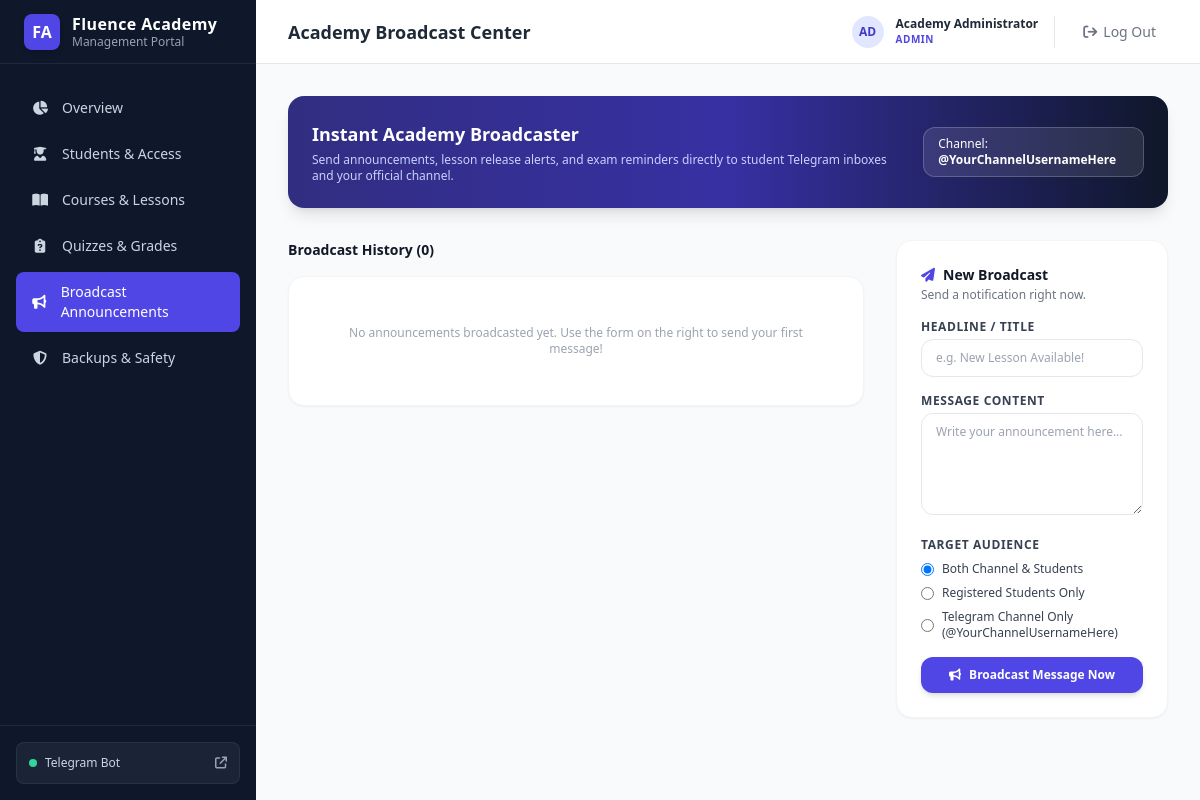
Page /announcements (signed in) on the committed database.
### app/database/models.py (models this page shows)
class User(Base):
    __tablename__ = "users"
    id = Column(Integer, primary_key=True, index=True)
    telegram_id = Column(BigInteger, unique=True, index=True, nullable=True)
    username = Column(String(100), nullable=True)
    full_name = Column(String(150), nullable=False)
    hashed_password = Column(String(255), nullable=True)  # For Admin/Teacher web login
    role = Column(String(50), default="student", nullable=False)  # 'admin', 'teacher', 'student'
    is_active = Column(Boolean, default=True, nullable=False)
    created_at = Column(DateTime(timezone=True), default=utc_now, nullable=False)
    subscriptions = relationship("Subscription", back_populates="user", cascade="all, delete-orphan")
    enrollments = relationship("Enrollment", back_populates="student", cascade="all, delete-orphan")
    progress = relationship("StudentProgress", back_populates="student", cascade="all, delete-orphan")
    quiz_attempts = relationship("QuizAttempt", back_populates="student", cascade="all, delete-orphan")
    grades = relationship("Grade", back_populates="student", cascade="all, delete-orphan")

### app/dashboard/admin_app.py (the view)
@admin_app.get("/announcements", response_class=HTMLResponse)
async def announcements_page(request: Request, user: User = Depends(require_admin_or_teacher)):
    async with AsyncSessionLocal() as session:
        ann_q = select(Announcement).order_by(desc(Announcement.sent_at))
        announcements = (await session.execute(ann_q)).scalars().all()
    return templates.TemplateResponse(request=request, name="announcements.html", context={
        "user": user,
        "active_page": "announcements",
        "announcements": announcements,
        "channel": settings.REQUIRED_TELEGRAM_CHANNEL or "@FluenceEnglish",
        "message": None
    })

### app/dashboard/templates/announcements.html (shortened to what this page needs)
{% extends "base.html" %}
{% block header_title %}Academy Broadcast Center{% endblock %}
{% block content %}
<div class="space-y-8 max-w-7xl mx-auto">
    <div class="bg-gradient-to-r from-indigo-900 via-indigo-800 to-slate-900 rounded-2xl p-6 text-white shadow-lg flex flex-col sm:flex-row items-start sm:items-center justify-between gap-4">
        <div>
            <h3 class="text-lg font-bold">Instant Academy Broadcaster</h3>
            <p class="text-xs text-indigo-200 mt-1">Send announcements, lesson release alerts, and exam reminders directly to student Telegram inboxes and your official channel.</p>
        </div>
        <div class="text-xs bg-white/10 border border-white/20 px-3.5 py-2 rounded-xl text-white">
            Channel: <b>{{ channel }}</b>
        </div>
    </div>
    <div class="grid grid-cols-1 lg:grid-cols-3 gap-8">
        <div class="lg:col-span-2 space-y-4">
            <h4 class="text-sm font-bold text-gray-900">Broadcast History ({{ announcements|length }})</h4>
            <div class="bg-white rounded-2xl border border-gray-100 shadow-sm overflow-hidden">
                <div class="divide-y divide-gray-100">
                    {% for a in announcements %}
                    <div class="p-6 hover:bg-gray-50/50 transition space-y-2">
                        <div class="flex items-center justify-between">
                            <h5 class="text-sm font-bold text-gray-900 flex items-center gap-2">
                                <i class="fa-solid fa-bullhorn text-indigo-600 text-xs"></i>
                                <span>{{ a.title }}</span>
                            </h5>
                            <span class="text-gray-400 text-xs">{{ a.sent_at.strftime('%Y-%m-%d %H:%M') }}</span>
                        </div>
                        <p class="text-xs text-gray-600 bg-gray-50 p-3 rounded-xl border border-gray-100 whitespace-pre-line">
                            {{ a.message_text }}
                        </p>
                    </div>
                    {% else %}
                    <div class="p-12 text-center text-gray-400 text-xs">
                        No announcements broadcasted yet. Use the form on the right to send your first message!
                    </div>
                    {% endfor %}
                </div>
            </div>
        </div>
        <div class="bg-white rounded-2xl border border-gray-100 shadow-sm p-6 self-start space-y-4">
            <div>
                <h4 class="text-sm font-bold text-gray-900 flex items-center gap-2">
                    <i class="fa-solid fa-paper-plane text-indigo-600"></i>
                    <span>New Broadcast</span>
                </h4>
                <p class="text-xs text-gray-500 mt-0.5">Send a notification right now.</p>
            </div>
            <form action="/announcements/broadcast" method="POST" class="space-y-4">
                <div>
                    <label class="block text-xs font-semibold text-gray-700 uppercase tracking-wider mb-1">Headline / Title</label>
                    <input type="text" name="title" required placeholder="e.g. New Lesson Available!"
                        class="w-full px-3.5 py-2.5 rounded-xl border border-gray-200 text-xs focus:outline-none focus:border-indigo-600">
                </div>
                <div>
                    <label class="block text-xs font-semibold text-gray-700 uppercase tracking-wider mb-1">Message Content</label>
                    <textarea name="message_text" rows="5" required placeholder="Write your announcement here..."
                        class="w-full px-3.5 py-2.5 rounded-xl border border-gray-200 text-xs focus:outline-none focus:border-indigo-600"></textarea>
                </div>
                <div>
                    <label class="block text-xs font-semibold text-gray-700 uppercase tracking-wider mb-2">Target Audience</label>
                    <div class="space-y-2 text-xs">
                        <label class="flex items-center gap-2 text-gray-700">
                            <input type="radio" name="target" value="both" checked class="text-indigo-600 focus:ring-0">
                            <span>Both Channel & Students</span>
                        </label>
                        <label class="flex items-center gap-2 text-gray-700">
                            <input type="radio" name="target" value="students" class="text-indigo-600 focus:ring-0">
                            <span>Registered Students Only</span>
                        </label>
                        <label class="flex items-center gap-2 text-gray-700">
                            <input type="radio" name="target" value="channel" class="text-indigo-600 focus:ring-0">
                            <span>Telegram Channel Only ({{ channel }})</span>
                        </label>
                    </div>
                </div>
                <button type="submit" class="w-full py-2.5 bg-indigo-600 hover:bg-indigo-700 text-white font-semibold text-xs rounded-xl transition shadow-md flex items-center justify-center gap-2">
                    <i class="fa-solid fa-bullhorn text-xs"></i>
                    <span>Broadcast Message Now</span>
                </button>
            </form>
        </div>
    </div>
</div>
{% endblock %}

### app/dashboard/templates/base.html (shortened to what this page needs)
<!DOCTYPE html>
<html lang="en">
<head>
    <script src="https://cdn.tailwindcss.com"></script>
    <link href="https://cdnjs.cloudflare.com/ajax/libs/font-awesome/6.4.0/css/all.min.css" rel="stylesheet">
</head>
<body class="bg-gray-50 flex h-screen overflow-hidden">
    <aside class="w-64 bg-slate-900 text-slate-100 flex flex-col flex-shrink-0 transition-all duration-300">
        <div class="h-16 flex items-center px-6 border-b border-slate-800 gap-3">
            <div class="w-9 h-9 rounded-lg bg-indigo-600 flex items-center justify-center font-bold text-white shadow-md">
                FA
            </div>
            <div>
                <h1 class="font-bold text-base leading-tight tracking-wide text-white">Fluence Academy</h1>
                <p class="text-xs text-slate-400">Management Portal</p>
            </div>
        </div>
        <nav class="flex-1 px-4 py-6 space-y-1.5 overflow-y-auto">
            <a href="/" class="flex items-center gap-3 px-3.5 py-2.5 rounded-lg text-sm font-medium transition-colors {% if active_page == 'dashboard' %}bg-indigo-600 text-white shadow-sm{% else %}text-slate-300 hover:bg-slate-800 hover:text-white{% endif %}">
                <i class="fa-solid fa-chart-pie w-5 text-center"></i>
                <span>Overview</span>
            </a>
            <a href="/students" class="flex items-center gap-3 px-3.5 py-2.5 rounded-lg text-sm font-medium transition-colors {% if active_page == 'students' %}bg-indigo-600 text-white shadow-sm{% else %}text-slate-300 hover:bg-slate-800 hover:text-white{% endif %}">
                <i class="fa-solid fa-user-graduate w-5 text-center"></i>
                <span>Students & Access</span>
            </a>
            <a href="/courses" class="flex items-center gap-3 px-3.5 py-2.5 rounded-lg text-sm font-medium transition-colors {% if active_page == 'courses' %}bg-indigo-600 text-white shadow-sm{% else %}text-slate-300 hover:bg-slate-800 hover:text-white{% endif %}">
                <i class="fa-solid fa-book-open w-5 text-center"></i>
                <span>Courses & Lessons</span>
            </a>
            <a href="/quizzes" class="flex items-center gap-3 px-3.5 py-2.5 rounded-lg text-sm font-medium transition-colors {% if active_page == 'quizzes' %}bg-indigo-600 text-white shadow-sm{% else %}text-slate-300 hover:bg-slate-800 hover:text-white{% endif %}">
                <i class="fa-solid fa-clipboard-question w-5 text-center"></i>
                <span>Quizzes & Grades</span>
            </a>
            <a href="/announcements" class="flex items-center gap-3 px-3.5 py-2.5 rounded-lg text-sm font-medium transition-colors {% if active_page == 'announcements' %}bg-indigo-600 text-white shadow-sm{% else %}text-slate-300 hover:bg-slate-800 hover:text-white{% endif %}">
                <i class="fa-solid fa-bullhorn w-5 text-center"></i>
                <span>Broadcast Announcements</span>
            </a>
            <a href="/backups" class="flex items-center gap-3 px-3.5 py-2.5 rounded-lg text-sm font-medium transition-colors {% if active_page == 'backups' %}bg-indigo-600 text-white shadow-sm{% else %}text-slate-300 hover:bg-slate-800 hover:text-white{% endif %}">
                <i class="fa-solid fa-shield-halved w-5 text-center"></i>
                <span>Backups & Safety</span>
            </a>
        </nav>
        <div class="p-4 border-t border-slate-800">
            <a href="https://t.me/Fluenceacademybot" target="_blank" class="flex items-center justify-between p-3 rounded-lg bg-slate-800/80 hover:bg-slate-800 border border-slate-700/50 text-xs transition">
                <div class="flex items-center gap-2 text-slate-300">
                    <span class="w-2 h-2 rounded-full bg-emerald-400 animate-pulse"></span>
                    <span class="font-medium">Telegram Bot</span>
                </div>
                <i class="fa-solid fa-arrow-up-right-from-square text-slate-400"></i>
            </a>
        </div>
    </aside>
    <div class="flex-1 flex flex-col overflow-hidden">
        <header class="h-16 bg-white border-b border-gray-200 flex items-center justify-between px-8 flex-shrink-0">
            <div class="flex items-center gap-4">
                <h2 class="text-lg font-semibold text-gray-800">{% block header_title %}Dashboard{% endblock %}</h2>
            </div>
            <div class="flex items-center gap-4">
                <div class="flex items-center gap-3 pr-4 border-r border-gray-200">
                    <div class="w-8 h-8 rounded-full bg-indigo-100 text-indigo-700 flex items-center justify-center font-bold text-xs uppercase">
                        {{ user.username[:2] if user else 'AD' }}
                    </div>
                    <div class="text-left">
                        <div class="text-xs font-semibold text-gray-800">{{ user.full_name if user else 'Administrator' }}</div>
                        <div class="text-[10px] uppercase font-bold text-indigo-600 tracking-wider">{{ user.role if user else 'ADMIN' }}</div>
                    </div>
                </div>
                <a href="/logout" class="text-gray-500 hover:text-rose-600 text-sm font-medium transition flex items-center gap-1.5 py-1.5 px-3 rounded-lg hover:bg-rose-50">
                    <i class="fa-solid fa-arrow-right-from-bracket"></i>
                    <span>Log Out</span>
                </a>
            </div>
        </header>
        <main class="flex-1 overflow-y-auto p-8">
            {% block content %}{% endblock %}
        </main>
    </div>
</body>
</html>

### app/dashboard/templates/base.html (style rules this page uses)
body { font-family: system-ui, -apple-system, BlinkMacSystemFont, 'Segoe UI', Roboto, Oxygen, Ubuntu, Cantarell, sans-serif; }

### rows in the picture
User: username "AD", full_name "Academy Administrator", role "ADMIN"

### other values in the picture
{{ channel }} "@YourChannelUsernameHere"
{{ announcements|length }} "0"
